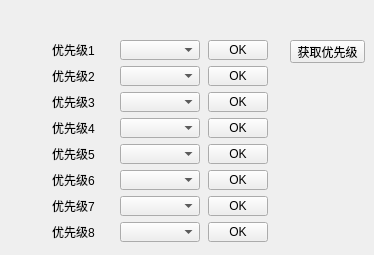
        <widget class="QWidget" name="tab">
         <attribute name="title">
          <string>控制优先级</string>
         </attribute>
         <widget class="QPushButton" name="button_get_priority">
          <property name="geometry">
           <rect>
            <x>290</x>
            <y>40</y>
            <width>75</width>
            <height>23</height>
           </rect>
          </property>
          <property name="text">
           <string>获取优先级</string>
          </property>
         </widget>
         <widget class="QWidget" name="layoutWidget">
          <property name="geometry">
           <rect>
            <x>50</x>
            <y>40</y>
            <width>220</width>
            <height>206</height>
           </rect>
          </property>
          <layout class="QHBoxLayout" name="horizontalLayout_18">
           <item>
            <layout class="QVBoxLayout" name="verticalLayout_7">
             <item>
              <widget class="QLabel" name="label_priority_1">
               <property name="minimumSize">
                <size>
                 <width>60</width>
                 <height>20</height>
                </size>
               </property>
               <property name="maximumSize">
                <size>
                 <width>60</width>
                 <height>20</height>
                </size>
               </property>
               <property name="text">
                <string>优先级1</string>
               </property>
              </widget>
             </item>
             <item>
              <widget class="QLabel" name="label_priority_2">
               <property name="minimumSize">
                <size>
                 <width>60</width>
                 <height>20</height>
                </size>
               </property>
               <property name="maximumSize">
                <size>
                 <width>60</width>
                 <height>20</height>
                </size>
               </property>
               <property name="text">
                <string>优先级2</string>
               </property>
              </widget>
             </item>
             <item>
              <widget class="QLabel" name="label_priority_3">
               <property name="minimumSize">
                <size>
                 <width>60</width>
                 <height>20</height>
                </size>
               </property>
               <property name="maximumSize">
                <size>
                 <width>60</width>
                 <height>20</height>
                </size>
               </property>
               <property name="text">
                <string>优先级3</string>
               </property>
              </widget>
             </item>
             <item>
              <widget class="QLabel" name="label_priority_4">
               <property name="minimumSize">
                <size>
                 <width>60</width>
                 <height>20</height>
                </size>
               </property>
               <property name="maximumSize">
                <size>
                 <width>60</width>
                 <height>20</height>
                </size>
               </property>
               <property name="text">
                <string>优先级4</string>
               </property>
              </widget>
             </item>
             <item>
              <widget class="QLabel" name="label_priority_5">
               <property name="minimumSize">
                <size>
                 <width>60</width>
                 <height>20</height>
                </size>
               </property>
               <property name="maximumSize">
                <size>
                 <width>60</width>
                 <height>20</height>
                </size>
               </property>
               <property name="text">
                <string>优先级5</string>
               </property>
              </widget>
             </item>
             <item>
              <widget class="QLabel" name="label_priority_6">
               <property name="minimumSize">
                <size>
                 <width>60</width>
                 <height>20</height>
                </size>
               </property>
               <property name="maximumSize">
                <size>
                 <width>60</width>
                 <height>20</height>
                </size>
               </property>
               <property name="text">
                <string>优先级6</string>
               </property>
              </widget>
             </item>
             <item>
              <widget class="QLabel" name="label_priority_8">
               <property name="minimumSize">
                <size>
                 <width>60</width>
                 <height>20</height>
                </size>
               </property>
               <property name="maximumSize">
                <size>
                 <width>60</width>
                 <height>20</height>
                </size>
               </property>
               <property name="text">
                <string>优先级7</string>
               </property>
              </widget>
             </item>
             <item>
              <widget class="QLabel" name="label_priority_7">
               <property name="minimumSize">
                <size>
                 <width>60</width>
                 <height>20</height>
                </size>
               </property>
               <property name="maximumSize">
                <size>
                 <width>60</width>
                 <height>20</height>
                </size>
               </property>
               <property name="text">
                <string>优先级8</string>
               </property>
              </widget>
             </item>
            </layout>
           </item>
           <item>
            <layout class="QVBoxLayout" name="verticalLayout_6">
             <item>
              <widget class="QComboBox" name="comboBox_priority_1">
               <property name="minimumSize">
                <size>
                 <width>80</width>
                 <height>20</height>
                </size>
               </property>
               <property name="maximumSize">
                <size>
                 <width>80</width>
                 <height>20</height>
                </size>
               </property>
              </widget>
             </item>
             <item>
              <widget class="QComboBox" name="comboBox_priority_2">
               <property name="minimumSize">
                <size>
                 <width>80</width>
                 <height>20</height>
                </size>
               </property>
               <property name="maximumSize">
                <size>
                 <width>80</width>
                 <height>20</height>
                </size>
               </property>
              </widget>
             </item>
             <item>
              <widget class="QComboBox" name="comboBox_priority_3">
               <property name="minimumSize">
                <size>
                 <width>80</width>
                 <height>20</height>
                </size>
               </property>
               <property name="maximumSize">
                <size>
                 <width>80</width>
                 <height>20</height>
                </size>
               </property>
              </widget>
             </item>
             <item>
              <widget class="QComboBox" name="comboBox_priority_4">
               <property name="minimumSize">
                <size>
                 <width>80</width>
                 <height>20</height>
                </size>
               </property>
               <property name="maximumSize">
                <size>
                 <width>80</width>
                 <height>20</height>
                </size>
               </property>
              </widget>
             </item>
             <item>
              <widget class="QComboBox" name="comboBox_priority_5">
               <property name="minimumSize">
                <size>
                 <width>80</width>
                 <height>20</height>
                </size>
               </property>
               <property name="maximumSize">
                <size>
                 <width>80</width>
                 <height>20</height>
                </size>
               </property>
              </widget>
             </item>
             <item>
              <widget class="QComboBox" name="comboBox_priority_6">
               <property name="minimumSize">
                <size>
                 <width>80</width>
                 <height>20</height>
                </size>
               </property>
               <property name="maximumSize">
                <size>
                 <width>80</width>
                 <height>20</height>
                </size>
               </property>
              </widget>
             </item>
             <item>
              <widget class="QComboBox" name="comboBox_priority_7">
               <property name="minimumSize">
                <size>
                 <width>80</width>
                 <height>20</height>
                </size>
               </property>
               <property name="maximumSize">
                <size>
                 <width>80</width>
                 <height>20</height>
                </size>
               </property>
              </widget>
             </item>
             <item>
              <widget class="QComboBox" name="comboBox_priority_8">
               <property name="minimumSize">
                <size>
                 <width>80</width>
                 <height>20</height>
                </size>
               </property>
               <property name="maximumSize">
                <size>
                 <width>80</width>
                 <height>20</height>
                </size>
               </property>
              </widget>
             </item>
            </layout>
           </item>
           <item>
            <layout class="QVBoxLayout" name="verticalLayout_10">
             <item>
              <widget class="QPushButton" name="button_set_priority_1">
               <property name="minimumSize">
                <size>
                 <width>60</width>
                 <height>20</height>
                </size>
               </property>
               <property name="maximumSize">
                <size>
                 <width>60</width>
                 <height>20</height>
                </size>
               </property>
               <property name="text">
                <string>OK</string>
               </property>
              </widget>
             </item>
             <item>
              <widget class="QPushButton" name="button_set_priority_2">
               <property name="minimumSize">
                <size>
                 <width>60</width>
                 <height>20</height>
                </size>
               </property>
               <property name="maximumSize">
                <size>
                 <width>60</width>
                 <height>20</height>
                </size>
               </property>
               <property name="text">
                <string>OK</string>
               </property>
              </widget>
             </item>
             <item>
              <widget class="QPushButton" name="button_set_priority_3">
               <property name="minimumSize">
                <size>
                 <width>60</width>
                 <height>20</height>
                </size>
               </property>
               <property name="maximumSize">
                <size>
                 <width>60</width>
                 <height>20</height>
                </size>
               </property>
               <property name="text">
                <string>OK</string>
               </property>
              </widget>
             </item>
             <item>
              <widget class="QPushButton" name="button_set_priority_4">
               <property name="minimumSize">
                <size>
                 <width>60</width>
                 <height>20</height>
                </size>
               </property>
               <property name="maximumSize">
                <size>
                 <width>60</width>
                 <height>20</height>
                </size>
               </property>
               <property name="text">
                <string>OK</string>
               </property>
              </widget>
             </item>
             <item>
              <widget class="QPushButton" name="button_set_priority_5">
               <property name="minimumSize">
                <size>
                 <width>60</width>
                 <height>20</height>
                </size>
               </property>
               <property name="maximumSize">
                <size>
                 <width>60</width>
                 <height>20</height>
                </size>
               </property>
               <property name="text">
                <string>OK</string>
               </property>
              </widget>
             </item>
             <item>
              <widget class="QPushButton" name="button_set_priority_6">
               <property name="minimumSize">
                <size>
                 <width>60</width>
                 <height>20</height>
                </size>
               </property>
               <property name="maximumSize">
                <size>
                 <width>60</width>
                 <height>20</height>
                </size>
               </property>
               <property name="text">
                <string>OK</string>
               </property>
              </widget>
             </item>
             <item>
              <widget class="QPushButton" name="button_set_priority_7">
               <property name="minimumSize">
                <size>
                 <width>60</width>
                 <height>20</height>
                </size>
               </property>
               <property name="maximumSize">
                <size>
                 <width>60</width>
                 <height>20</height>
                </size>
               </property>
               <property name="text">
                <string>OK</string>
               </property>
              </widget>
             </item>
             <item>
              <widget class="QPushButton" name="button_set_priority_8">
               <property name="minimumSize">
                <size>
                 <width>60</width>
                 <height>20</height>
                </size>
               </property>
               <property name="maximumSize">
                <size>
                 <width>60</width>
                 <height>20</height>
                </size>
               </property>
               <property name="text">
                <string>OK</string>
               </property>
              </widget>
             </item>
            </layout>
           </item>
          </layout>
         </widget>
        </widget>
